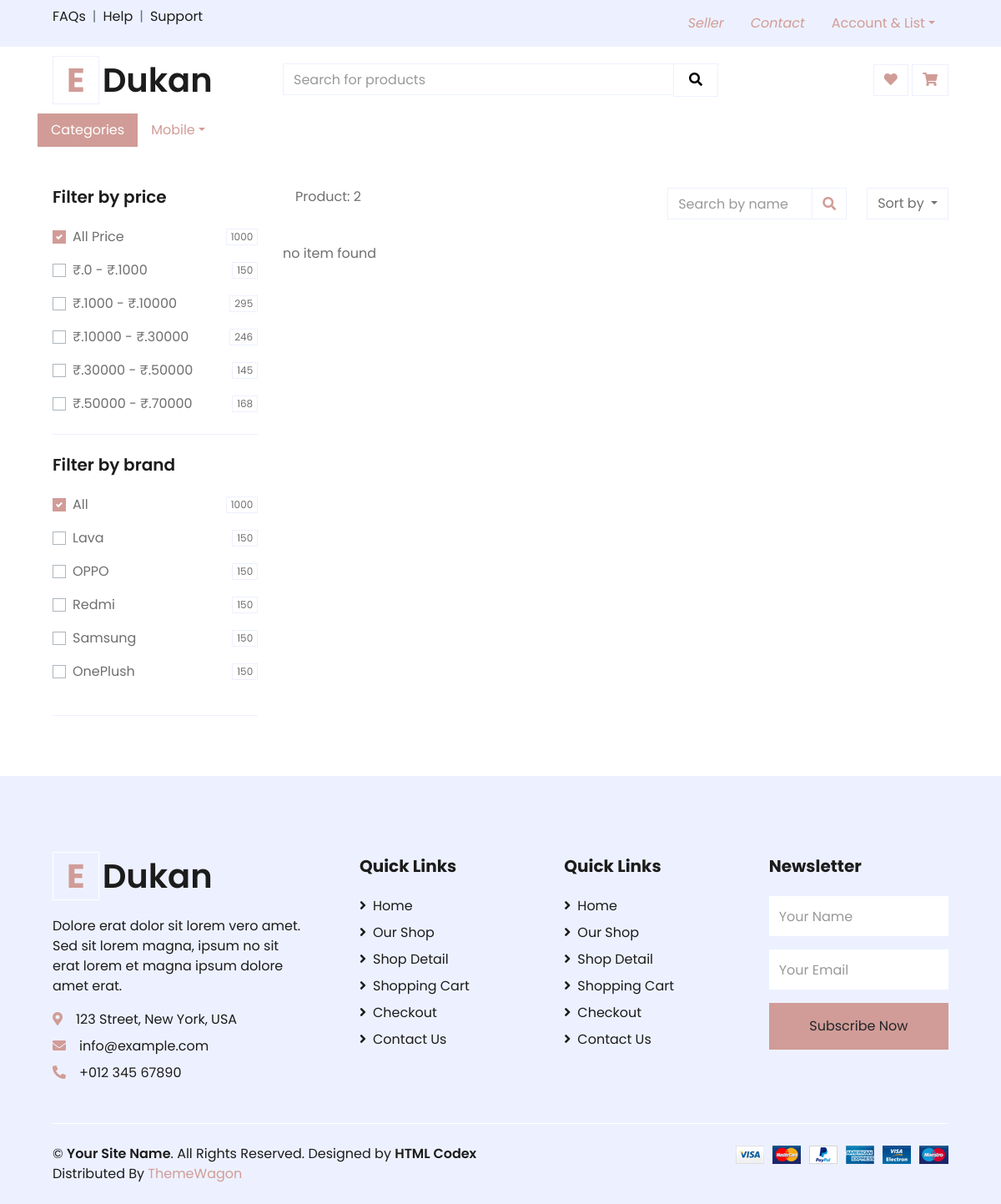
Page /group/2/ on the earlier database version.
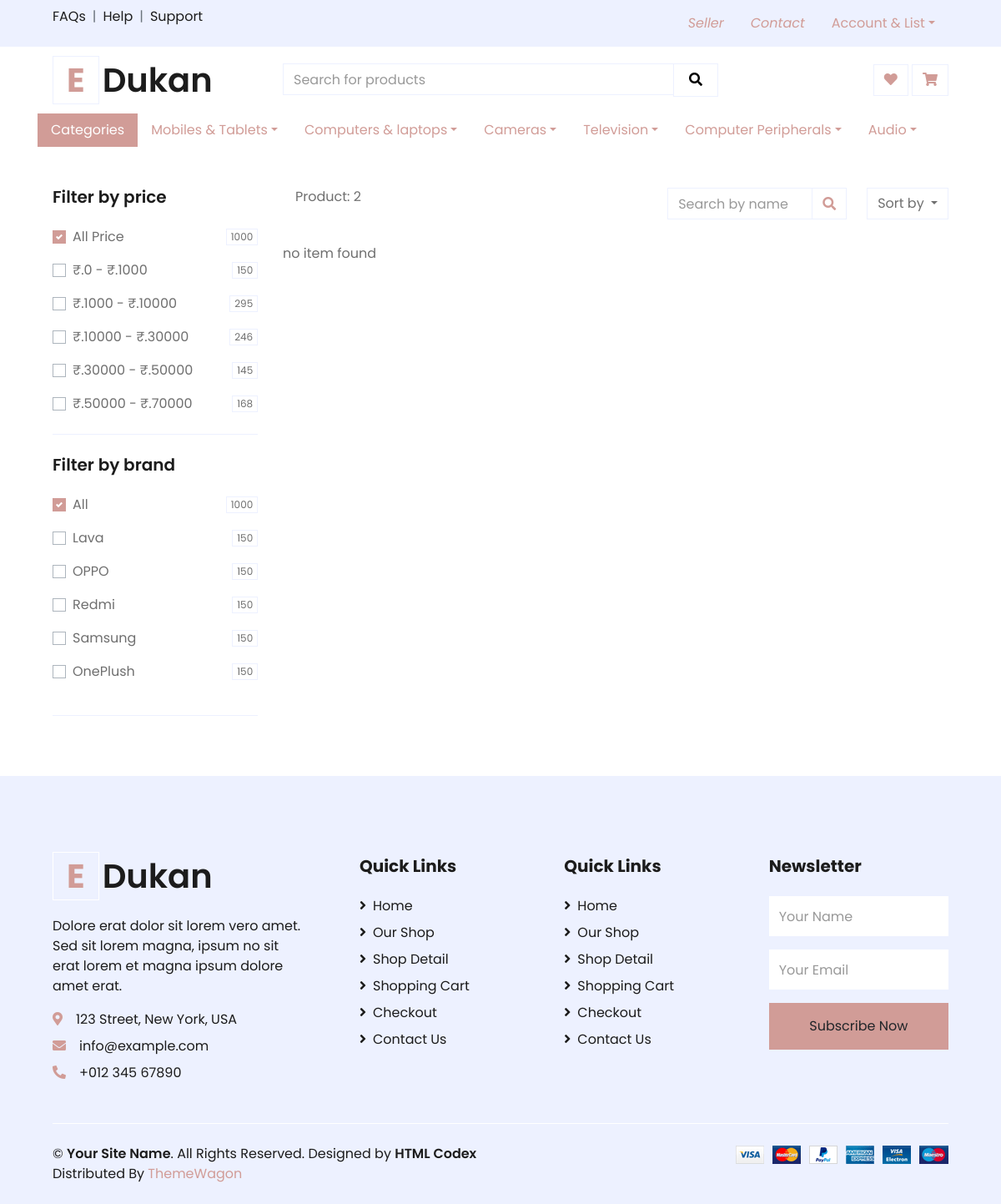
Same page on the later database version.
### product_app/models.py (models this page shows, shortened)
class Category_group(models.Model):
    category_group_name=models.CharField(choices=category_group_list, max_length=30)
    is_deleted=models.BooleanField(default=False)

### core_app/views.py (the view)
# urls.py: path('group/<str:group>/', group_sell_list),
def group_sell_list(request, group):
    data={'products':Product_table.objects.filter(category__category_group__category_group_name=group,is_deleted=False ),
    'path':f"Product: {group}"}
    return render(request, 'shop.html', data)

### core_app/context_processors.py (called while the page is built)
def categories_processor(request):
    user=request.session.get('user',False)
    if user:
        request.session['cart_count']=Cart_table.objects.filter(customer_id=user).count()
        request.session['wishlist_count']=Wishlist_table.objects.filter(customer_id=user).count()
    data=[]
    category_list=Category_group.objects.all()
    for item in category_list:
        data.append({"group":item.category_group_name, 'cat_list':Category.objects.filter(category_group=item)})
    return {'list':data}

### templates/shop.html (shortened to what the changed rows need)
{% extends 'base.html' %}
{% load static %}

### templates/base.html (shortened to what the changed rows need)
{% load static %}
<!DOCTYPE html>
<html lang="en">
<head>
    <link href="https://cdnjs.cloudflare.com/ajax/libs/font-awesome/5.10.0/css/all.min.css" rel="stylesheet">
    <link href="{% static 'lib/owlcarousel/assets/owl.carousel.min.css'%}" rel="stylesheet">
    <link href="{% static 'css/style.css'%}" rel="stylesheet">
</head>
<body>
    <div class="container-fluid">
        <div class="row align-items-center py-3 px-xl-5">
            <div class="col-lg-3 d-none d-lg-block">
                <a href='/' class="text-decoration-none">
                    <h1 class="m-0 display-5 font-weight-semi-bold"><span class="text-primary font-weight-bold border px-3 mr-1">E</span>Dukan</h1>
                </a>
            </div>
        </div>
    </div>
    <div class="container">
    <ul class="nav nav-pills">
        {% for item in list %}
        <div class="nav-item dropdown">
            <a class="nav-link dropdown-toggle" data-toggle="dropdown">{{item.group}}</a>
        </div>
       {% endfor %}
      </ul>
    </div>
    <div class="container-fluid bg-secondary text-dark mt-5 pt-5">
        <div class="row px-xl-5 pt-5">
            <div class="col-lg-4 col-md-12 mb-5 pr-3 pr-xl-5">
                <a href='' class="text-decoration-none">
                    <h1 class="mb-4 display-5 font-weight-semi-bold"><span class="text-primary font-weight-bold border border-white px-3 mr-1">E</span>Dukan</h1>
                </a>
            </div>
        </div>
    </div>
</body>
</html>

Differences in the rows shown:
removed Category_group: group "Mobile"
added Category_group: group "Mobiles & Tablets"
added Category_group: group "Computers & laptops"
added Category_group: group "Cameras"
added Category_group: group "Television"
added Category_group: group "Computer Peripherals"
added Category_group: group "Audio"
